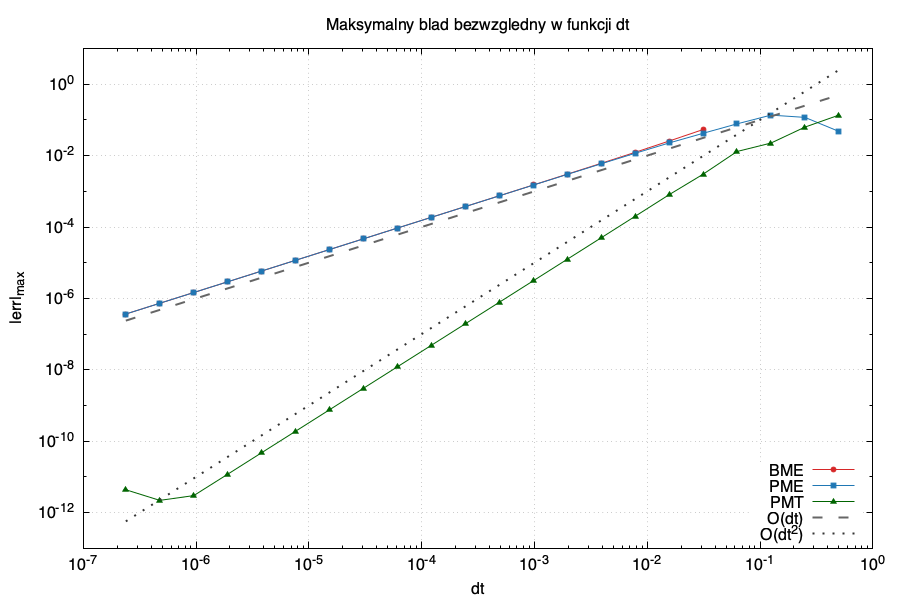

Source code (gnuplot):
set terminal pngcairo size 900,600 font "sans,12"
set output "zbieznosc.png"
set title  "Maksymalny blad bezwzgledny w funkcji dt"
set xlabel "dt"
set ylabel "|err|_{max}"
set logscale xy
set format x "10^{%L}"
set format y "10^{%L}"
set grid
set key bottom right
plot "bledy.dat" u 1:2 w lp pt 7 ps 0.8 lc rgb "#d62728"    t "BME", \
     ""          u 1:3 w lp pt 5 ps 0.8 lc rgb "#1f77b4"    t "PME", \
     ""          u 1:4 w lp pt 9 ps 0.9 lc rgb "dark-green" t "PMT", \
     1e0*x       w l dt 2 lw 2 lc rgb "gray40" t "O(dt)",          \
     1e1*x**2    w l dt 3 lw 2 lc rgb "gray20" t "O(dt^2)"
